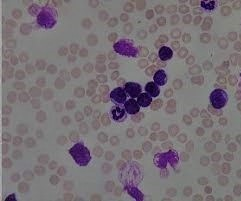
#> input picture img/citra.jpg, 241 x 201 px
$ python index.py
#> lines starting #> are read from the running program, lines starting #| are printed output that depends on the picture; after the words box and inside, x2 and y2 are one past the last pixel; in counts of white or black regions, pixels touching at a corner belong together
import cv2
import numpy as np
from matplotlib import pyplot as plt
import matplotlib.image as mpimg

pathImg = "img/citra.jpg"
img = cv2.imread(pathImg)
#> img is the input picture: shape (201, 241, 3); mean B, G, R 119.3, 113, 120.9
mpImg = mpimg.imread(pathImg)
image = cv2.cvtColor(img, cv2.COLOR_BGR2GRAY)


def hsv(x):
#> called with x = 0
	hsv = cv2.cvtColor(img, cv2.COLOR_BGR2HSV)[:,:,x]
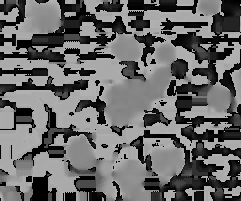
#> hsv: shape (201, 241); min 0, max 179, mean 104.2
	return hsv


def morfologi(img):
	ret, thresh = cv2.threshold(img, 0, 255, cv2.THRESH_BINARY_INV+cv2.THRESH_OTSU)
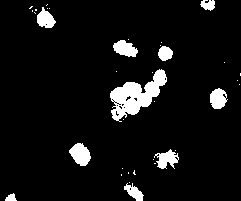
#> thresh: shape (201, 241); 6.9% white; 36 white regions (26 under 20 px), largest, box (x1, y1, x2, y2) and area: (110, 69, 167, 122) 1347, (69, 143, 91, 166) 338, (113, 40, 138, 57) 283
#> ret = 82
	kernel = cv2.getStructuringElement(cv2.MORPH_RECT, (3, 3))
	opening = cv2.morphologyEx(thresh, cv2.MORPH_OPEN, kernel, iterations = 2)
#> opening: shape (201, 241); 6% white; 10 white regions, largest, box (x1, y1, x2, y2) and area: (110, 70, 165, 116) 1185, (70, 144, 90, 166) 327, (114, 40, 137, 56) 269
	return opening


def watershed():
	kernel = cv2.getStructuringElement(cv2.MORPH_RECT, (3, 3))
	sure_bg = cv2.dilate(morfologi(hsv(2)), kernel, iterations=12)
#> in morfologi (call 2), `ret, thresh = cv2.threshold(img, 0, 255, cv2.THRESH_BINARY_INV+cv2.THR..`: thresh: shape (201, 241); 5.5% white; 120 white regions (109 under 20 px), largest, box (x1, y1, x2, y2) and area: (110, 69, 166, 121) 1215, (68, 143, 91, 166) 281, (210, 88, 226, 109) 239
#> in morfologi (call 2), `opening = cv2.morphologyEx(thresh, cv2.MORPH_OPEN, kernel, iterations ..`: opening: shape (201, 241); 3.2% white; 6 white regions, box (x1, y1, x2, y2) and area: (110, 70, 164, 114) 1018, (212, 89, 225, 109) 182, (159, 47, 172, 60) 152, (70, 147, 85, 159) 141, (6, 195, 16, 201) 53, (205, 4, 210, 9) 25
#> sure_bg: shape (201, 241); 18.7% white; 5 white regions, box (x1, y1, x2, y2) and area: (98, 35, 184, 126) 5008, (200, 77, 237, 121) 1562, (58, 135, 97, 171) 1367, (193, 0, 222, 21) 609, (0, 183, 28, 201) 501
	dist_transform = cv2.distanceTransform(morfologi(hsv(2)), cv2.DIST_L2,5)
	ret, sure_fg = cv2.threshold(dist_transform, 0.7*dist_transform.max(), 255, 0)
#> sure_fg: shape (201, 241) float32; 0.23% white; 7 white regions (5 under 20 px), largest, box (x1, y1, x2, y2) and area: (129, 87, 136, 93) 28, (116, 92, 122, 98) 22
#> ret = 5.04
	sure_fg = np.uint8(sure_fg)
	unknown = cv2.subtract(sure_bg, sure_fg)
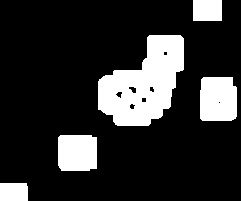
#> unknown: shape (201, 241); 18.4% white; 5 white regions, box (x1, y1, x2, y2) and area: (98, 35, 184, 126) 4899, (200, 77, 237, 121) 1561, (58, 135, 97, 171) 1367, (193, 0, 222, 21) 609, (0, 183, 28, 201) 501
	ret, markers = cv2.connectedComponents(sure_fg)
#> markers: shape (201, 241) int32; 8 distinct labels, from 0 to 7
#> ret = 8
	markers = markers+1
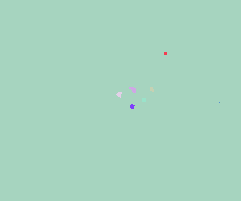
#> markers: shape (201, 241) int32; 8 distinct labels, from 1 to 8; one colour per label, 0 black
	markers[unknown==255] = 0
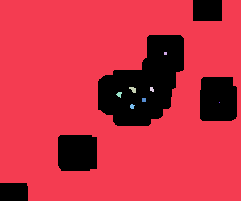
#> markers: shape (201, 241) int32; 9 distinct labels, from 0 to 8; one colour per label, 0 black
	markers = cv2.watershed(img,markers)
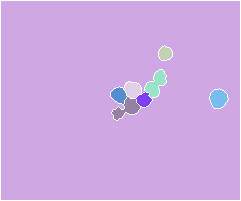
#> markers: shape (201, 241) int32; 9 distinct labels, from -1 to 8; one colour per label, 0 black, -1 white
	img[markers == -1] = [255,0,0]
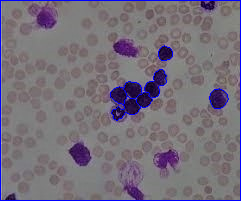
#> img: shape (201, 241, 3); 2.51% of pixels changed, all inside (x1, y1, x2, y2) = (0, 0, 241, 201)
	return markers


plt.subplot(2,3,1), plt.imshow(hsv(0),'gray'), plt.title('Hue')
plt.xticks([]), plt.yticks([])
plt.subplot(2,3,2), plt.imshow(hsv(1),'gray'), plt.title('Saturation')
plt.xticks([]), plt.yticks([])
plt.subplot(2,3,3), plt.imshow(hsv(2),'gray'), plt.title('Value')
plt.xticks([]), plt.yticks([])
plt.subplot(2,3,4), plt.imshow(mpImg), plt.title('Image')
plt.xticks([]), plt.yticks([])
plt.subplot(2,3,5), plt.imshow(morfologi(image),'gray'), plt.title('Morfologi')
plt.xticks([]), plt.yticks([])
plt.subplot(2,3,6), plt.imshow(watershed(),'gray'), plt.title('Watershed')
plt.xticks([]), plt.yticks([])
plt.show()
